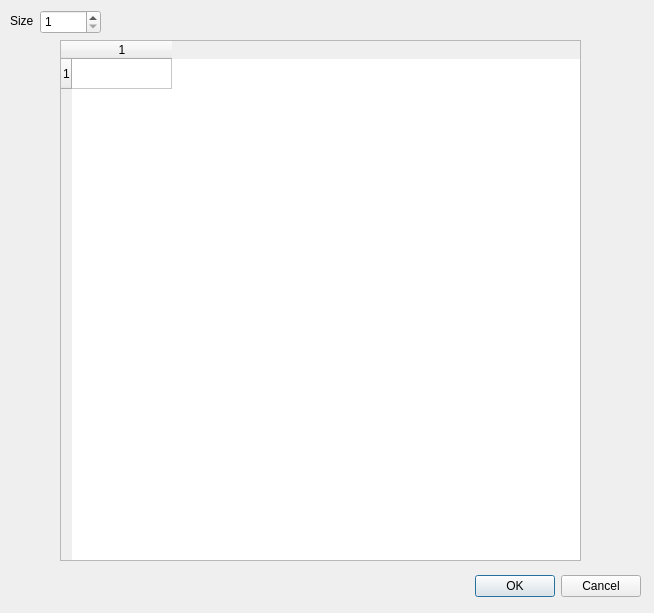
<?xml version="1.0" encoding="UTF-8"?>
<ui version="4.0">
 <class>matrix_input_window</class>
 <widget class="QDialog" name="matrix_input_window">
  <property name="geometry">
   <rect>
    <x>0</x>
    <y>0</y>
    <width>654</width>
    <height>613</height>
   </rect>
  </property>
  <property name="windowTitle">
   <string>Dialog</string>
  </property>
  <widget class="QDialogButtonBox" name="buttonBox">
   <property name="geometry">
    <rect>
     <x>470</x>
     <y>570</y>
     <width>171</width>
     <height>32</height>
    </rect>
   </property>
   <property name="orientation">
    <enum>Qt::Horizontal</enum>
   </property>
   <property name="standardButtons">
    <set>QDialogButtonBox::Cancel|QDialogButtonBox::Ok</set>
   </property>
  </widget>
  <widget class="QLabel" name="matrix_size_label">
   <property name="geometry">
    <rect>
     <x>10</x>
     <y>10</y>
     <width>41</width>
     <height>21</height>
    </rect>
   </property>
   <property name="text">
    <string>Size</string>
   </property>
  </widget>
  <widget class="QSpinBox" name="matrix_size_spinbox">
   <property name="geometry">
    <rect>
     <x>40</x>
     <y>10</y>
     <width>61</width>
     <height>24</height>
    </rect>
   </property>
   <property name="minimum">
    <number>1</number>
   </property>
   <property name="maximum">
    <number>20</number>
   </property>
  </widget>
  <widget class="QTableWidget" name="table_widget">
   <property name="geometry">
    <rect>
     <x>60</x>
     <y>40</y>
     <width>521</width>
     <height>521</height>
    </rect>
   </property>
   <property name="rowCount">
    <number>1</number>
   </property>
   <property name="columnCount">
    <number>1</number>
   </property>
   <row/>
   <column/>
  </widget>
 </widget>
 <resources/>
 <connections>
  <connection>
   <sender>buttonBox</sender>
   <signal>accepted()</signal>
   <receiver>matrix_input_window</receiver>
   <slot>accept()</slot>
   <hints>
    <hint type="sourcelabel">
     <x>248</x>
     <y>254</y>
    </hint>
    <hint type="destinationlabel">
     <x>157</x>
     <y>274</y>
    </hint>
   </hints>
  </connection>
  <connection>
   <sender>buttonBox</sender>
   <signal>rejected()</signal>
   <receiver>matrix_input_window</receiver>
   <slot>reject()</slot>
   <hints>
    <hint type="sourcelabel">
     <x>316</x>
     <y>260</y>
    </hint>
    <hint type="destinationlabel">
     <x>286</x>
     <y>274</y>
    </hint>
   </hints>
  </connection>
 </connections>
</ui>
